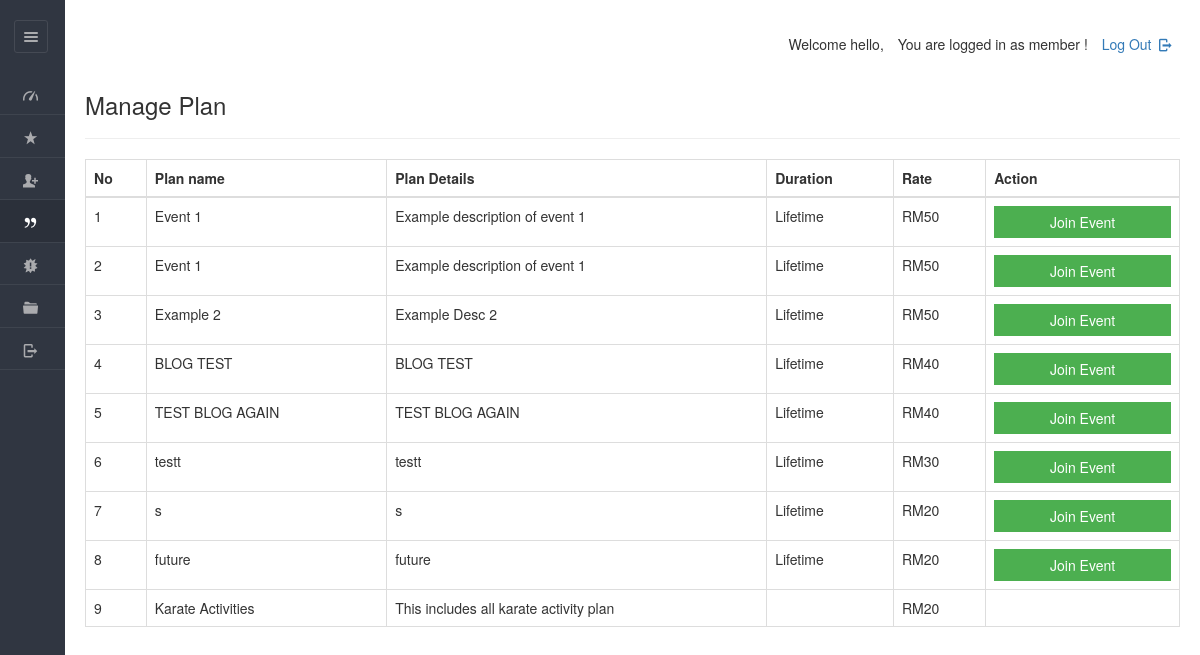
Before: /dashboard/coach/view_plan.php (signed in) with the older database file.
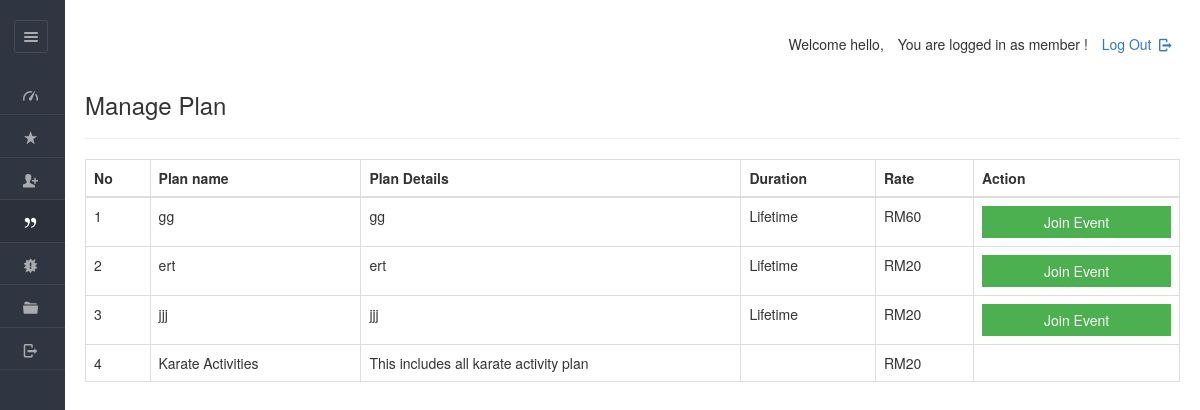
After: the same page with the newer database file.
### tables this page shows
CREATE TABLE IF NOT EXISTS `plan` (
  `planid` varchar(8) NOT NULL,
  `tid` varchar(45) NOT NULL,
  `planName` varchar(20) NOT NULL,
  `description` varchar(200) NOT NULL,
  `planType` varchar(50) NOT NULL,
  `startDate` varchar(50) NOT NULL,
  `endDate` varchar(50) NOT NULL,
  `duration` int NOT NULL,
  `validity` varchar(20) NOT NULL DEFAULT 'Lifetime',
  `amount` int NOT NULL DEFAULT '0',
  `active` varchar(255) NOT NULL,
  PRIMARY KEY (`planid`),
  KEY `idx_plan_name` (`planName`),
  KEY `idx_plan_type` (`planType`),
  KEY `idx_description` (`description`),
  KEY `idx_active` (`active`)
);

### dashboard/coach/view_plan.php (the view, shortened to what this page needs)
<!DOCTYPE html>
<html lang="en">
<head>
    <link rel="stylesheet" href="../../css/style.css"  id="style-resource-5">
    <link rel="stylesheet" href="../../css/dashMain.css">
    <link rel="stylesheet" type="text/css" href="../../css/entypo.css">
	<link href="a1style.css" rel="stylesheet" type="text/css">
	<link rel="stylesheet" href="https://maxcdn.bootstrapcdn.com/bootstrap/3.4.1/css/bootstrap.min.css">
	<link rel="stylesheet" href="../../css/dashboard/sidebar.css">
</head>
     <body class="page-body  page-fade" onload="collapseSidebar()">
    	<div class="page-container sidebar-collapsed" id="navbarcollapse">
		<div class="sidebar-menu">
			<header class="logo-env">
					<div class="sidebar-collapse" onclick="collapseSidebar()">
				<a href="#" class="sidebar-collapse-icon with-animation">
					<i class="entypo-menu"></i>
				</a>
			</div>
			</header>
    		<?php include('nav.php'); ?>
    	</div>
    		<div class="main-content">
				<div class="row">
					<div class="col-md-6 col-sm-8 clearfix">
					</div>
					<div class="col-md-6 col-sm-4 clearfix hidden-xs">
						<ul class="list-inline links-list pull-right">
							<li>
								<a href="logout.php">
									Log Out <i class="entypo-logout right"></i>
								</a>
							</li>
						</ul>
					</div>
				</div>
		<h3>Manage Plan</h3>
		<hr />
		<table class="table table-bordered datatable" id="table-1" border=1>
			<thead>
				<tr>
					<th>No</th>
					<th>Plan name</th>
					<th>Plan Details</th>
					<th>Duration</th>
					<th>Rate</th>
					<th>Action</th>
				</tr>
			</thead>
				<tbody>
				<?php
$query  = "SELECT * FROM plan WHERE active='yes' ORDER BY amount DESC";
$result = mysqli_query($con, $query);
$sno = 1;
if (mysqli_num_rows($result) > 0) {
    while ($row = mysqli_fetch_assoc($result)) {
        $msgid = $row['planid'];
        echo "<tr>";
        echo "<td>" . $sno . "</td>";
        echo "<td>" . htmlspecialchars($row['planName']) . "</td>";
        echo "<td width='380'>" . htmlspecialchars($row['description']) . "</td>";
        echo "<td>" . htmlspecialchars($row['validity']) . "</td>";
        echo "<td>RM" . htmlspecialchars($row['amount']) . "</td>";
        $sno++;
        if ($msgid !== 'XTWIOL') {
            echo '<td>
                    <a href="#?id=' . $msgid . '">
                        <input type="button" class="a1-btn a1-green" style="width:100%" value="Join Event">
                    </a>
                  </td>';
        } else {
            echo "<td></td>";
        }
        echo "</tr>";
    }
} else {
    echo "<tr><td colspan='6'>No active plans available.</td></tr>";
}
?>
				</tbody>
		</table>
    	</div>
    </body>
</html>

Changed rows visible on the page:
removed plan: planName "Event 1", description "Example description of event 1", validity "Lifetime", amount "50"
no longer on this page (row edited): plan: planName "Event 1", description "Example description of event 1", validity "Lifetime", amount "50"
no longer on this page (row edited): plan: planName "Example 2", description "Example Desc 2", validity "Lifetime", amount "50"
no longer on this page (row edited): plan: planName "BLOG TEST", description "BLOG TEST", validity "Lifetime", amount "40"
no longer on this page (row edited): plan: planName "TEST BLOG AGAIN", description "TEST BLOG AGAIN", validity "Lifetime", amount "40"
no longer on this page (row edited): plan: planName "testt", description "testt", validity "Lifetime", amount "30"
no longer on this page (row edited): plan: planName "s", description "s", validity "Lifetime", amount "20"
no longer on this page (row edited): plan: planName "future", description "future", validity "Lifetime", amount "20"
added plan: planName "gg", description "gg", validity "Lifetime", amount "60"
added plan: planName "ert", description "ert", validity "Lifetime", amount "20"
added plan: planName "jjj", description "jjj", validity "Lifetime", amount "20"
